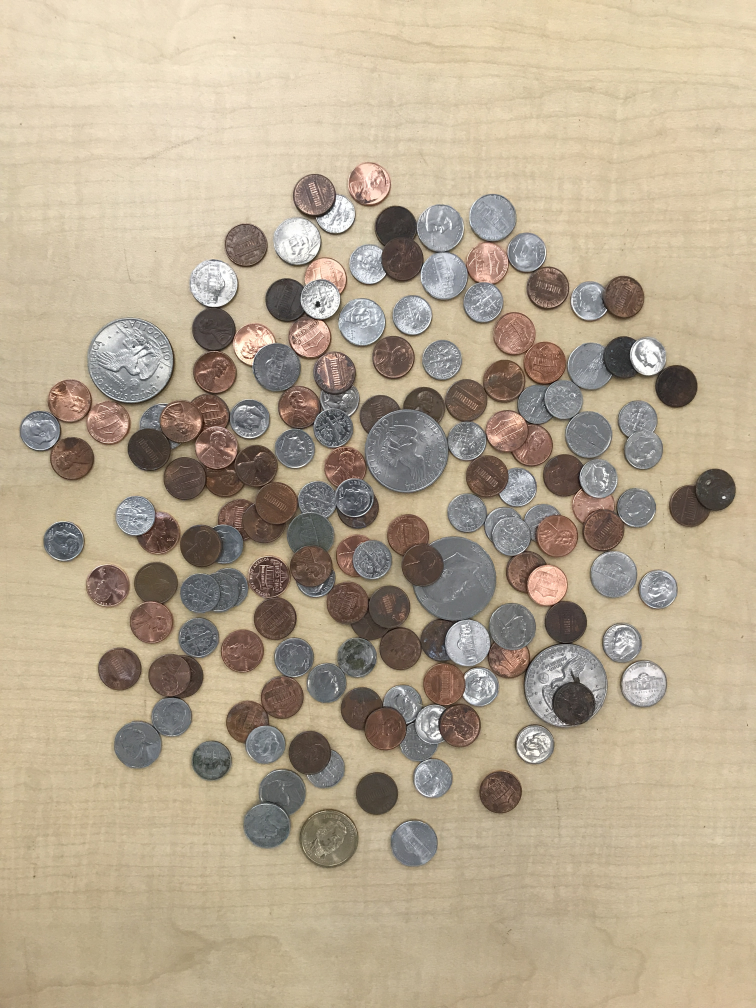
//> input picture circle-detection/image.jpg, 3024 x 4032 px (shown at 1/4 size)
$ ./circles image.jpg   (built with g++ and OpenCV 4)
//> lines starting //> are read from the running program, lines starting //| are printed output that depends on the picture
#include <opencv2/opencv.hpp>
#include <iostream>
#include <stdio.h>

int min_circle_dist = 100;
int canny_thresh = 190;
int accumulator_thresh = 24;
int min_radius = 60;
int max_radius = 200;

cv::Mat src, src_gray, image, display;
const char* windowName = "Testing Window";
void LoadImage(const char* fileName, cv::Mat &src, cv::Mat &src_gray)
{
    src = cv::imread(fileName, 1);
    cv::cvtColor(src, src_gray, cv::COLOR_BGR2GRAY);
}
void SmoothImage(cv::Mat &src, cv::Mat &dst)
{
    //do a closing morphology with cross kernel of size 2*9 + 1
    int m_size = 5;
    cv::GaussianBlur(src, dst, cv::Size(11, 11), 2, 2);
    cv::Mat element = cv::getStructuringElement(2, cv::Size(7, 7));
    cv::morphologyEx(src, dst, 2, element);
    cv::morphologyEx(dst, dst, 2, element);
    cv::morphologyEx(dst, dst, 0, element);
    cv::morphologyEx(dst, dst, 2, element);
    cv::morphologyEx(dst, dst, 2, element);
    cv::morphologyEx(dst, dst, 2, element);
    cv::morphologyEx(dst, dst, 2, element);
    //cv::morphologyEx(dst, dst, 0, element);
    //
}
void DisplayImage(const char* window_name, cv::Mat &src, cv::Size dimensions)
{
    cv::namedWindow(window_name, cv::WINDOW_NORMAL);
    cv::resizeWindow(window_name, dimensions);
    cv::imshow(window_name, src);
    cv::waitKey(0);
}
void DrawCircles(cv::Mat &src, cv::Mat &dst, std::vector<cv::Vec3f> &circles)
{
    cv::HoughCircles(src, circles, cv::HOUGH_GRADIENT, 1, 65, 50, 70, 70, 200);
    for(int i = 0; i < circles.size(); i++)
    {
        cv::Point center(cvRound(circles[i][0]), cvRound(circles[i][1]));
        int radius = cvRound(circles[i][2]);
        cv::circle(dst, center, radius, cv::Scalar(0, 0, 255), 3);
    }
}
//code for testing paramters
void Hough_Operations(int, void*)
{
    std::vector<cv::Vec3f> circles;
    display = image.clone();
    cv::HoughCircles(image, circles, cv::HOUGH_GRADIENT, 1, min_circle_dist,
                     canny_thresh, accumulator_thresh, min_radius, max_radius);
    for(int i = 0; i < circles.size(); i++)
    {
        cv::Point center(cvRound(circles[i][0]), cvRound(circles[i][1]));
        int radius = cvRound(circles[i][2]);
        cv::circle(display, center, radius, cv::Scalar(0, 0, 255), 3);
    }
    cv::imshow(windowName, display);
}
void TestCircles()
{
    cv::namedWindow(windowName, cv::WINDOW_NORMAL);
    cv::resizeWindow(windowName, 1600, 1200);
    cv::createTrackbar("Minimum Circle Distance", windowName, &min_circle_dist, 100, Hough_Operations);
    cv::createTrackbar("Canny Threshhold", windowName, &canny_thresh, 200, Hough_Operations);
    cv::createTrackbar("Accumulator Threshhold", windowName, &accumulator_thresh, 200, Hough_Operations);
    Hough_Operations(0, 0);
    cv::waitKey(0);
}

int main(int argc, char** argv)
{
    //cv::Mat src, src_gray, image;
    LoadImage(argv[1], src, src_gray); //load image
//> in LoadImage, src is the input picture: 4032 rows x 3024 cols, CV_8UC3; mean B, G, R 144.3, 167.6, 182.5
//> in LoadImage, `cv::cvtColor(src, src_gray, cv::COLOR_BGR2GRAY);`:
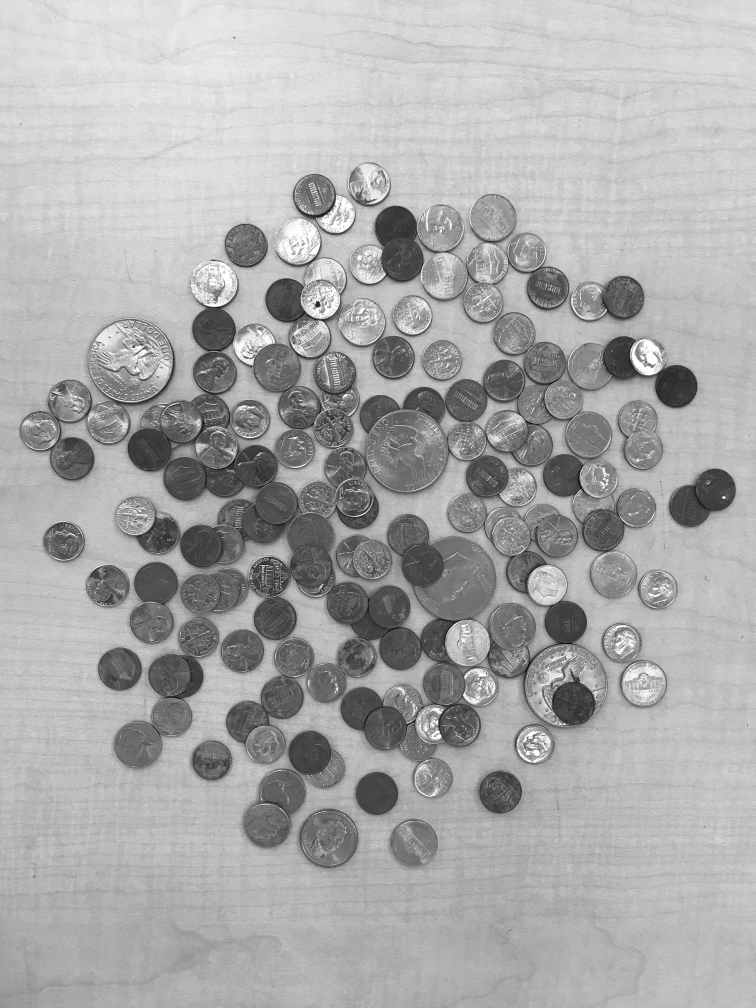
//> src_gray: 4032 rows x 3024 cols, CV_8UC1 (shown at 1/4 size); min 0, max 255, mean 169.4
    SmoothImage(src_gray, image); //apply morphology
//> in SmoothImage, `cv::morphologyEx(src, dst, 2, element);`:
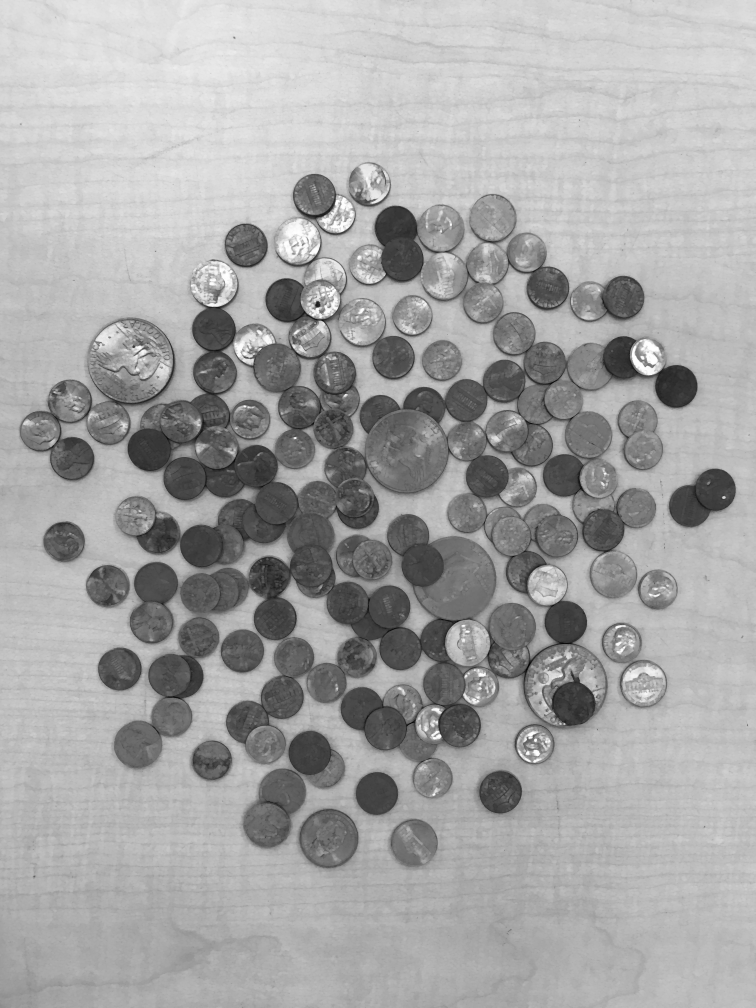
//> dst: 4032 rows x 3024 cols, CV_8UC1 (shown at 1/4 size); min 0, max 255, mean 164.9
//> in SmoothImage, `cv::morphologyEx(dst, dst, 0, element);`:
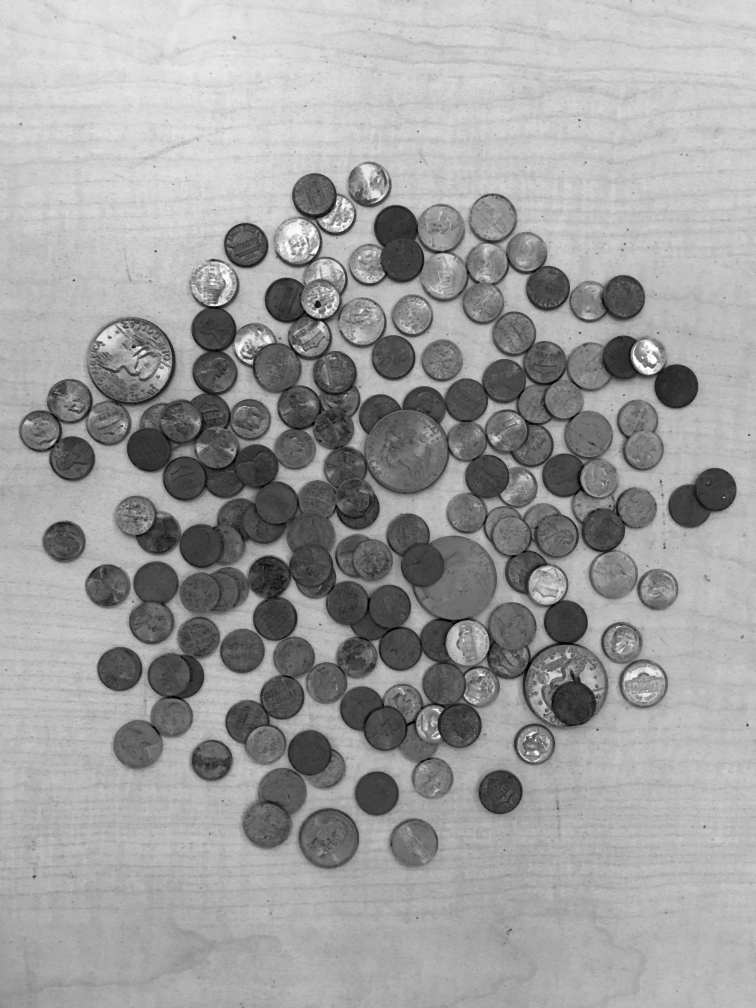
//> dst: 4032 rows x 3024 cols, CV_8UC1 (shown at 1/4 size); min 0, max 255, mean 157.7
    TestCircles();
//> in Hough_Operations, `cv::HoughCircles(image, circles, cv::HOUGH_GRADIENT, 1, min_circle_dis..`: circles = 167 circles (x, y, radius), first 12: [2261.5, 2739.5, 171.5], [1626.5, 1802.5, 163.1], [522.5, 1442.5, 166.5], [1314.5, 3353.5, 121.3], [1258.5, 782.5, 90.2], [2705.5, 1544.5, 87], [2487.5, 2571.5, 83], [2000.5, 3168.5, 86.5], [2055.5, 1334.5, 88.7], [1506.5, 3173.5, 88.8], [968.5, 2603.5, 88.3], [2190.5, 1151.5, 88.2]
//> the loop in Hough_Operations, `for(int i = 0; i < circles.size(); i++)` made 167 passes
//> (center, radius) on passes 1 to 3: (Point(2262, 2740), 172), (Point(1626, 1802), 163), (Point(522, 1442), 166)
//> after the loop in Hough_Operations, `for(int i = 0; i < circles.size(); i++)`:
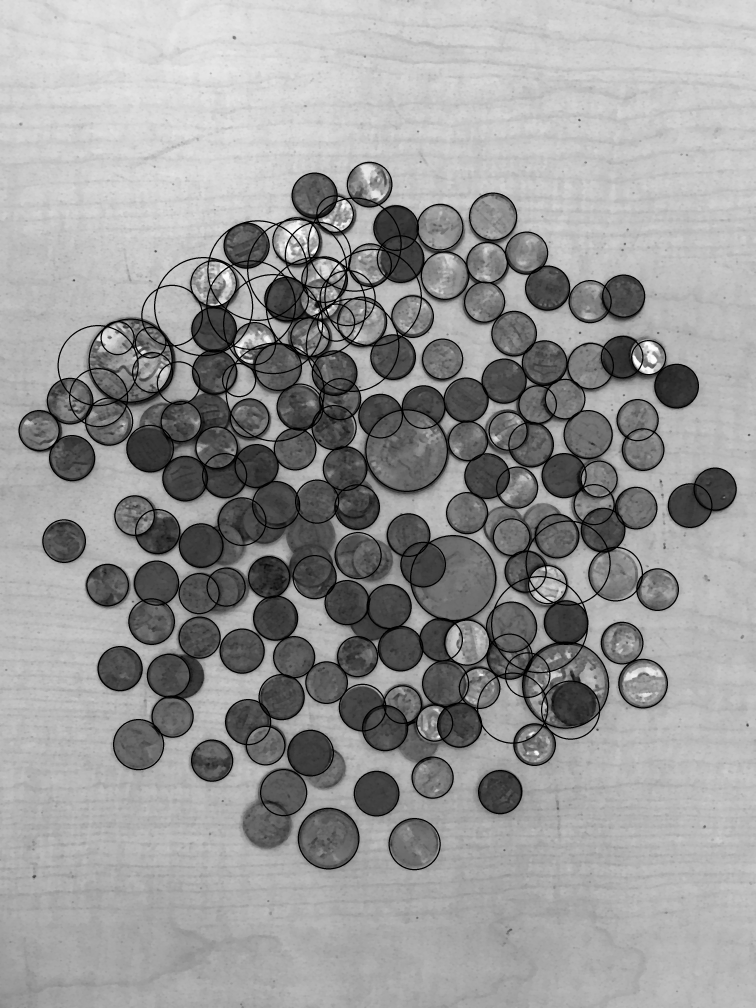
//> display: 4032 rows x 3024 cols, CV_8UC1 (shown at 1/4 size); min 0, max 254, mean 152.5
    //DisplayImage("Smoothed Image", image, cv::Size(1600, 1200)); //testing purposes
    //apply circle detection
    std::vector<cv::Vec3f> circles;
    DrawCircles(image, image, circles);
//> in DrawCircles, `cv::HoughCircles(src, circles, cv::HOUGH_GRADIENT, 1, 65, 50, 70, 70, ..`: circles = 108 circles (x, y, radius), first 12: [526.5, 1444.5, 174.1], [2260.5, 2742.5, 173], [1624.5, 1802.5, 164.2], [739.5, 1913.5, 88.3], [1315.5, 3354.5, 120.7], [479.5, 2677.5, 90.5], [430.5, 2340.5, 83.4], [1140.5, 1217.5, 198.3], [1109.5, 1485.5, 199.4], [2487.5, 2571.5, 83.5], [1507.5, 3174.5, 87.2], [983.5, 981.5, 89.4]
//> the loop in DrawCircles, `for(int i = 0; i < circles.size(); i++)` made 108 passes
//> (center, radius) on passes 1 to 12: (Point(526, 1444), 174), (Point(2260, 2742), 173), (Point(1624, 1802), 164), (Point(740, 1914), 88), (Point(1316, 3354), 121), (Point(480, 2678), 90), (Point(430, 2340), 83), (Point(1140, 1218), 198), (Point(1110, 1486), 199), (Point(2488, 2572), 84), (Point(1508, 3174), 87), (Point(984, 982), 89)
//> after the loop in DrawCircles, `for(int i = 0; i < circles.size(); i++)`:
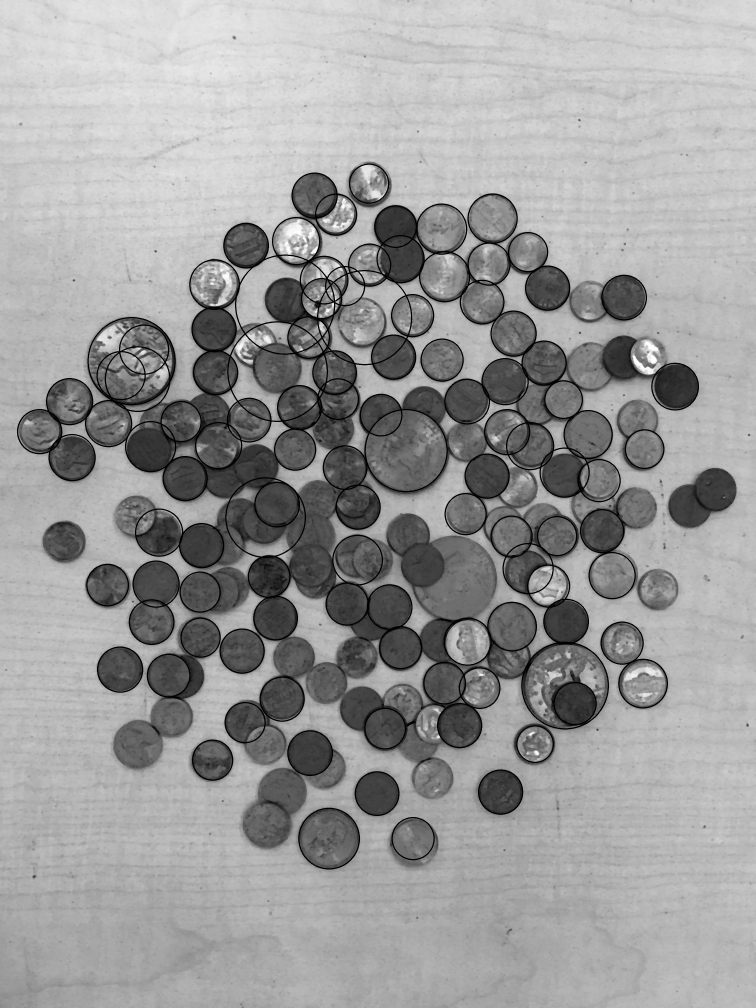
//> dst: 4032 rows x 3024 cols, CV_8UC1 (shown at 1/4 size); min 0, max 254, mean 154.1
//> circles = 108 items, first 12: [526.5, 1444.5, 174.1], [2260.5, 2742.5, 173], [1624.5, 1802.5, 164.2], [739.5, 1913.5, 88.3], [1315.5, 3354.5, 120.7], [479.5, 2677.5, 90.5], [430.5, 2340.5, 83.4], [1140.5, 1217.5, 198.3], [1109.5, 1485.5, 199.4], [2487.5, 2571.5, 83.5], [1507.5, 3174.5, 87.2], [983.5, 981.5, 89.4]
    // [30 lines of commented-out code are left out]
}
